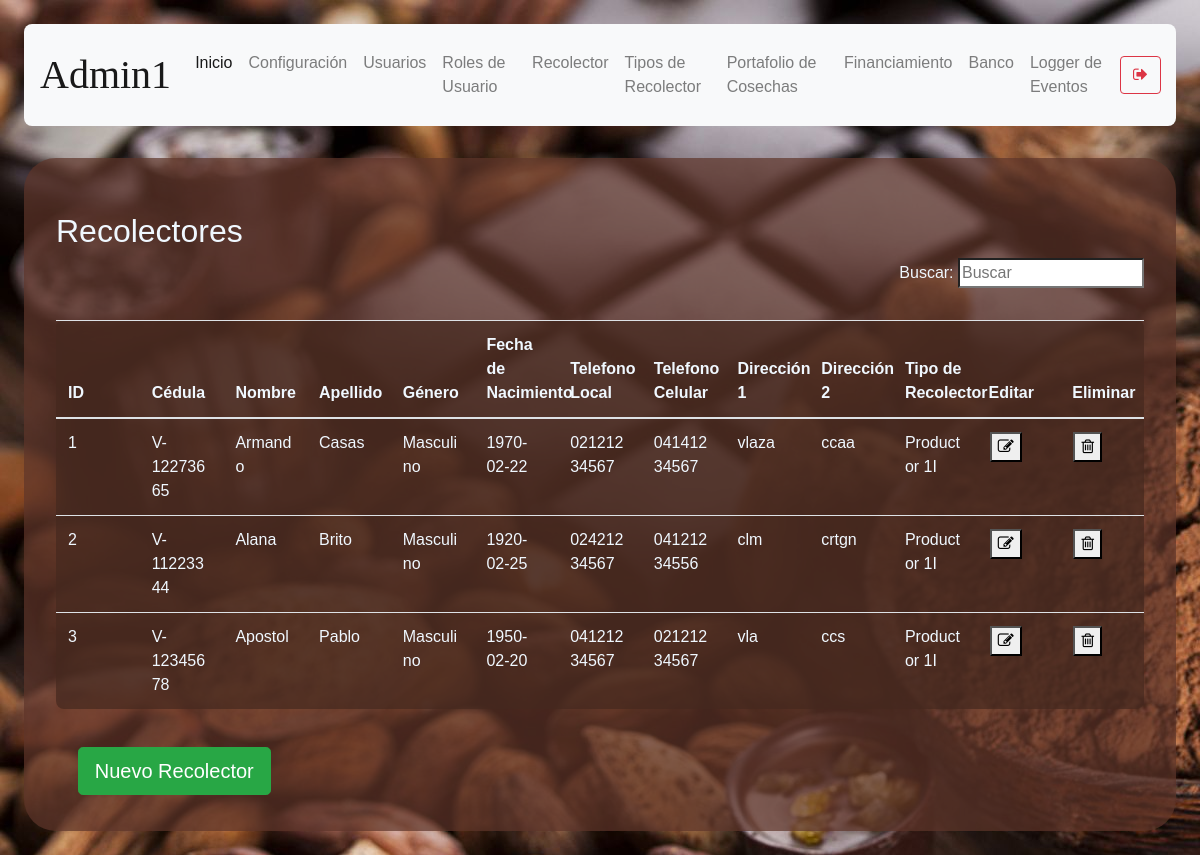
The page /productor-data (signed in) on the database as committed earlier.
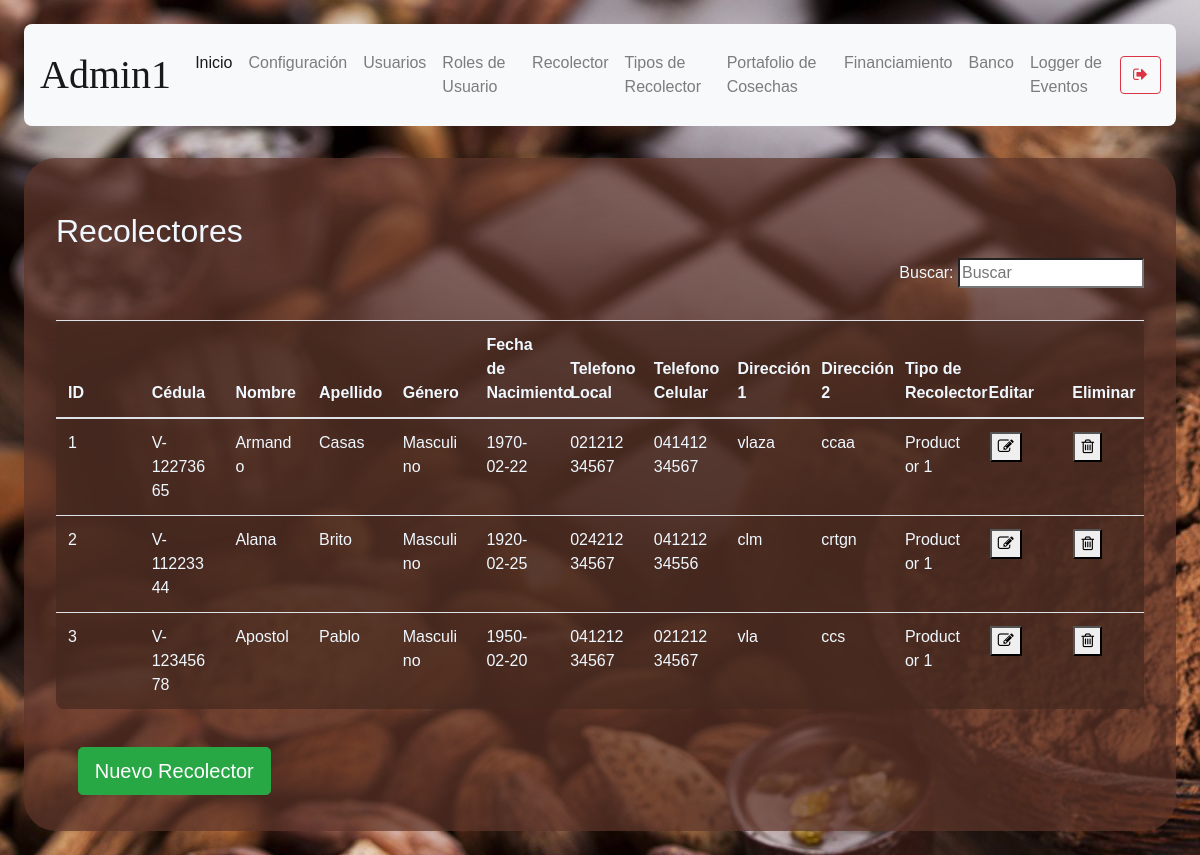
The same page on the database as committed later.
### models/productor_type.py (models this page shows, shortened)
class Productor_type(db.Model):
    __tablename__ = 'productor_type'
    id = db.Column(db.Integer, primary_key = True)
    description = db.Column(db.String(50), nullable = False)
    price_percentage = db.Column( db.Float, nullable = False )

### routes/productor.py (the view)
@productor_route.route('/productor-data')
def productor():
    if( not verify_permissions(session, User, allowed_rols) ):
        return redirect(url_for('auth.index'))
    productor_types = Productor_type.query.all()
    productors = Productor.query.all()
    if 'management-status' not in session:
        return render_template('productor-data.html', status="",\
            productor_types = productor_types, productors = productors)
    status = session['management-status']
    session.pop('management-status', None)
    return render_template('productor-data.html', status=status, \
            productor_types = productor_types, productors = productors)

### models/user.py (called while the page is built)
    def get_user_rol_by_username( self, username ):
        user_rol_id = User.query.filter_by(username = username).first().user_rol_id
        user_rol = User_rol.query.get(user_rol_id).description
        return user_rol

### utils/functions.py (called while the page is built)
def verify_permissions(session, User, allowed=['admin']):
    return 'username' in session and \
    ( allowed == 'all' or User.get_user_rol_by_username(User, session['username']) in allowed)

### templates/productor-data.html (shortened to what this page needs)
{% extends "base.html" %}
{% block content %}
<h2>Recolectores</h2>
<p align="right">
    Buscar: <input id ="search-bar" onkeyup="searchEngine()" type="search" name="busqueda" placeholder="Buscar">
</p>
    <table class="table content-table fixed-table">
        <thead>
            <th>ID</th>
            <th>Cédula</th>
            <th>Nombre</th>
            <th>Apellido</th>
            <th>Género</th>
            <th>Fecha de Nacimiento</th>
            <th>Telefono Local</th>
            <th>Telefono Celular </th>
            <th>Dirección 1</th>
            <th>Dirección 2</th>
            <th>Tipo de Recolector</th>
            <th>Editar</th>
            <th>Eliminar</th>
        </thead>
        <tbody id="table-body-data">
        {% for productor in productors %}
        <tr>
            <td>{{ productor.id }}</td>
            <td>{{ productor.cedula }}</td>
            <td>{{ productor.name }}</td>
            <td>{{ productor.last_name }}</td>
            <td>{{ productor.gender }}</td>
            <td>{{ productor.date_of_birth }}</td>
            <td>{{ productor.local_phone }}</td>
            <td>{{ productor.movil_phone }}</td>
            <td>{{ productor.address_1 }}</td>
            <td>{{ productor.address_2 }}</td>
            {% for type in productor_types %}
            {% if type.id == productor.productor_type_id %}
            <td>{{ type.description }} </td>
            {% endif %}
            {% endfor %}
            <td><button onclick="window.location.href=`/productor-data/edit-productor/{{ productor.id }}`"><i class="fa fa-pencil-square-o" aria-hidden="true"></i></button></td>
            <td><button onclick='deleteConfirm( {{productor.id}}, "Productor" )'><i class="fa fa-trash-o" aria-hidden="true"></i></button></td>
        </tr>
        {% endfor %}
        </tbody>
    </table>
    <button type="submit" onclick="showForm()" class="btn btn-success btn-lg mb-1">Nuevo Recolector</button>
{% endblock %}

Rows that differ between the two databases and show on the page:
changed Productor_type: description "Productor 1I" → "Productor 1"
